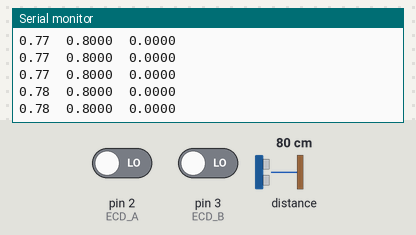
The sketch below on a simulated Arduino Uno, built with avr-gcc and run on an emulated ATmega328P. Parts: the last lines printed to the serial monitor. The test bench sets the inputs (shaded band); at power-on: distance to the obstacle 80 cm, pin 2 (ECD_A) LOW, pin 3 (ECD_B) LOW.

Above: at 1.3 s.
1.4 s: distance to the obstacle set to 2 cm
At 2.4 s:
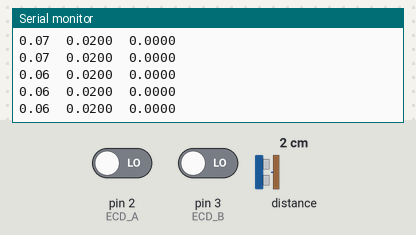
2.9 s: pin 2 (ECD_A) driven HIGH
At 3.8 s:
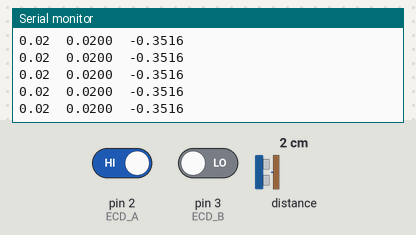
4.4 s: pin 3 (ECD_B) driven HIGH
At 4.9 s:
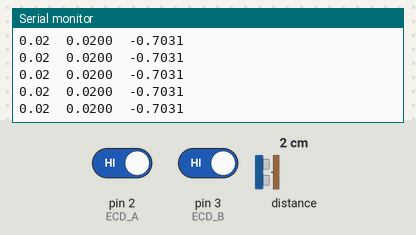
5.9 s: distance to the obstacle set to 4 cm
At 6.6 s:
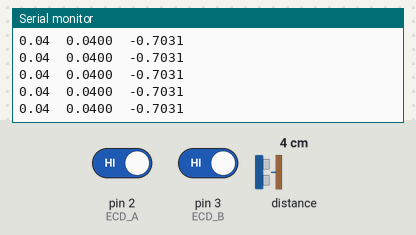
7.4 s: pin 2 (ECD_A) driven LOW
At 8.0 s:
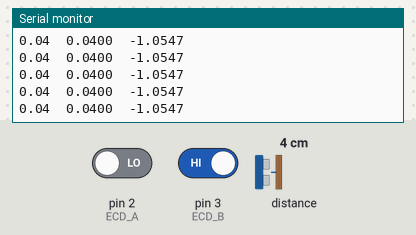
8.9 s: pin 3 (ECD_B) driven LOW
At 9.9 s:
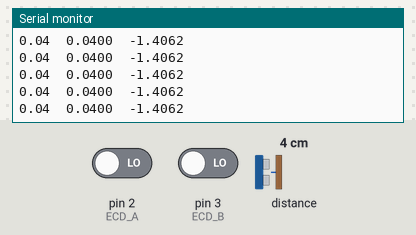
Timing chart, 0 to 11.4 s (numbered marks = the images above; inputs shaded):
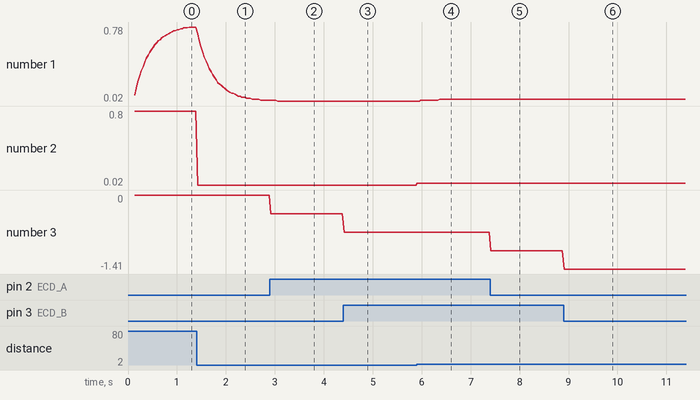

Measured:
- after the input at 1.4 s, the serial monitor: prints a new line at once (image 1)
- after the input at 2.9 s, the serial monitor: prints a new line at once (image 2)
- after the input at 4.4 s, the serial monitor: prints a new line at once (image 3)
- after the input at 5.9 s, the serial monitor: prints a new line at once (image 4)
- after the input at 7.4 s, the serial monitor: prints a new line at once (image 5)
- after the input at 8.9 s, the serial monitor: prints a new line at once (image 6)
- plotted number 1: 0.78 → 0.03 after the input at 1.4 s, 0.02 → 0.04 after the input at 5.9 s
- plotted number 2: 0.8 → 0.02 after the input at 1.4 s, 0.02 → 0.04 after the input at 5.9 s

The sketch:

Calibraci_n_pendulo.ino
```cpp
#include <Wire.h>
#include <VL53L0X.h>
VL53L0X sensor;
const byte ECD_A = 2, ECD_B = 3;
const unsigned long Tm = 10;
const int CPR = 256 * 4;
volatile long CNT = 0;
unsigned long lastTime = 0;

float yk = 0.0, yk_1 = 0.0;
float alfa = 0.1;
float uk = 0;

void setup() {
  Serial.begin(115200);
  Wire.begin();
  sensor.init();
  delay(100);
  sensor.setTimeout(500);
  sensor.startContinuous();
  pinMode(ECD_A, INPUT);
  pinMode(ECD_B, INPUT);
  attachInterrupt(digitalPinToInterrupt(ECD_A), A, CHANGE);
  attachInterrupt(digitalPinToInterrupt(ECD_B), B, CHANGE);
  uk = 0;
  yk = 0;
  yk_1 = yk;
}

void loop() {
  unsigned long now = millis();
  if (now - lastTime >= Tm) {
    lastTime = now;

    // Distancia en mm
    uint16_t dist_mm = sensor.readRangeContinuousMillimeters();
    // Distancia en metros
    float dist_m = dist_mm / 1000.0f;

    // Ángulo
    float ang_rad = CNT * (2.0f * PI / CPR);
    float ang_deg = ang_rad * 180.0f / PI;
     uk = dist_m;
     yk = alfa * uk + ((1 - alfa) * yk_1);

  yk_1 = yk;

  Serial.print(yk);
 Serial.print('\t');
    Serial.print(dist_m, 4);    Serial.print('\t');
    Serial.println(ang_deg, 4);
    }
}

void A() {
  if (digitalRead(ECD_A) == digitalRead(ECD_B))
    CNT++;
  else
    CNT--;}
void B() {
  if (digitalRead(ECD_A) != digitalRead(ECD_B))
    CNT++;
  else
    CNT--;}
```
